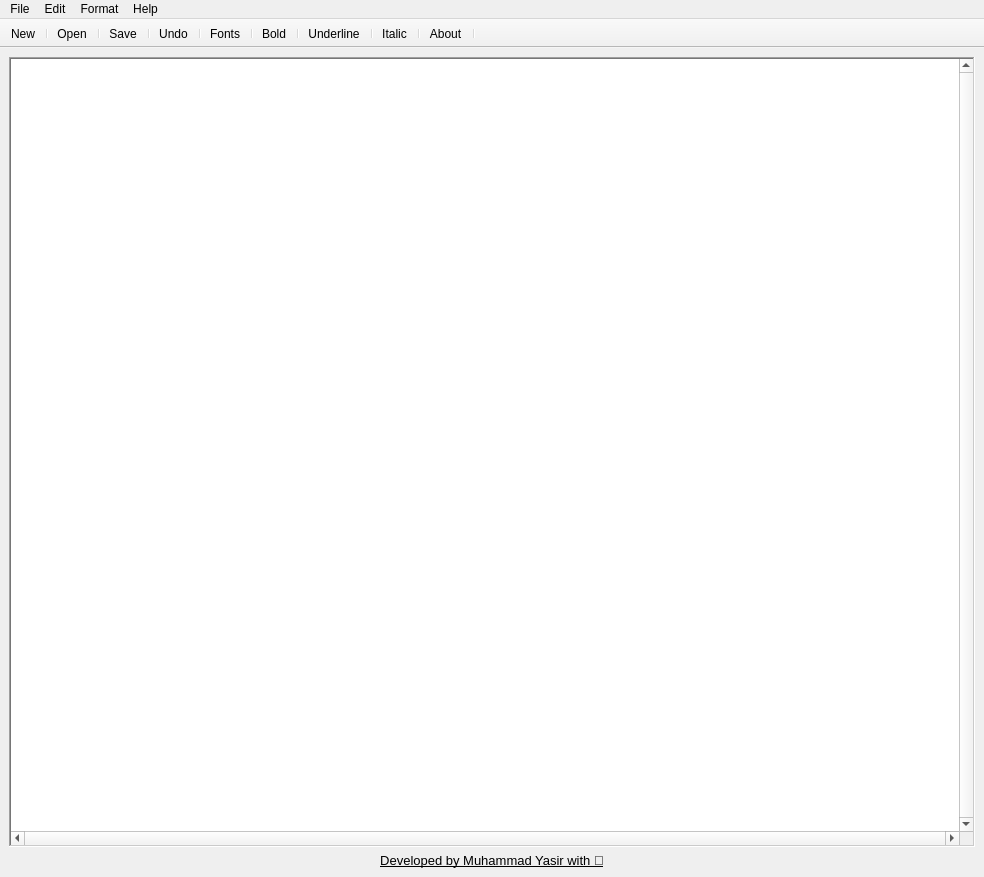
<?xml version="1.0" encoding="UTF-8"?>
<ui version="4.0">
 <class>main</class>
 <widget class="QMainWindow" name="main">
  <property name="enabled">
   <bool>true</bool>
  </property>
  <property name="geometry">
   <rect>
    <x>0</x>
    <y>0</y>
    <width>984</width>
    <height>877</height>
   </rect>
  </property>
  <property name="font">
   <font>
    <weight>50</weight>
    <bold>false</bold>
    <underline>false</underline>
    <stylestrategy>PreferDefault</stylestrategy>
    <kerning>true</kerning>
   </font>
  </property>
  <property name="windowTitle">
   <string>My Note</string>
  </property>
  <property name="windowIcon">
   <iconset>
    <normaloff>My.ico</normaloff>My.ico</iconset>
  </property>
  <widget class="QWidget" name="centralwidget">
   <layout class="QGridLayout" name="gridLayout">
    <item row="1" column="0">
     <widget class="QLabel" name="flbl">
      <property name="font">
       <font>
        <pointsize>10</pointsize>
        <weight>50</weight>
        <italic>false</italic>
        <bold>false</bold>
        <underline>true</underline>
        <stylestrategy>PreferDefault</stylestrategy>
       </font>
      </property>
      <property name="layoutDirection">
       <enum>Qt::LeftToRight</enum>
      </property>
      <property name="frameShape">
       <enum>QFrame::NoFrame</enum>
      </property>
      <property name="text">
       <string>Developed by Muhammad Yasir with 💖</string>
      </property>
      <property name="scaledContents">
       <bool>false</bool>
      </property>
      <property name="alignment">
       <set>Qt::AlignCenter</set>
      </property>
      <property name="wordWrap">
       <bool>true</bool>
      </property>
     </widget>
    </item>
    <item row="0" column="0">
     <widget class="QTextEdit" name="txtbox">
      <property name="font">
       <font>
        <pointsize>12</pointsize>
       </font>
      </property>
      <property name="mouseTracking">
       <bool>false</bool>
      </property>
      <property name="autoFillBackground">
       <bool>false</bool>
      </property>
      <property name="frameShape">
       <enum>QFrame::WinPanel</enum>
      </property>
      <property name="frameShadow">
       <enum>QFrame::Sunken</enum>
      </property>
      <property name="verticalScrollBarPolicy">
       <enum>Qt::ScrollBarAlwaysOn</enum>
      </property>
      <property name="horizontalScrollBarPolicy">
       <enum>Qt::ScrollBarAlwaysOn</enum>
      </property>
     </widget>
    </item>
   </layout>
  </widget>
  <widget class="QMenuBar" name="menubar">
   <property name="geometry">
    <rect>
     <x>0</x>
     <y>0</y>
     <width>984</width>
     <height>26</height>
    </rect>
   </property>
   <widget class="QMenu" name="menuFile">
    <property name="title">
     <string>File</string>
    </property>
    <addaction name="actionNew"/>
    <addaction name="actionNew_Window"/>
    <addaction name="actionOpen"/>
    <addaction name="actionSave"/>
    <addaction name="actionSave_as"/>
    <addaction name="separator"/>
    <addaction name="actionPrint"/>
    <addaction name="separator"/>
    <addaction name="actionExit"/>
   </widget>
   <widget class="QMenu" name="menuEdit">
    <property name="title">
     <string>Edit</string>
    </property>
    <addaction name="actionUndo"/>
    <addaction name="separator"/>
    <addaction name="actionCut"/>
    <addaction name="actionCopy"/>
    <addaction name="actionPaste"/>
    <addaction name="actionDelete"/>
    <addaction name="separator"/>
    <addaction name="actionSelect_all"/>
   </widget>
   <widget class="QMenu" name="menuFormat">
    <property name="title">
     <string>Format</string>
    </property>
    <addaction name="actionWord_wrap"/>
    <addaction name="fonts"/>
   </widget>
   <widget class="QMenu" name="menuHelp">
    <property name="title">
     <string>Help</string>
    </property>
    <addaction name="separator"/>
    <addaction name="actionNote_Text"/>
   </widget>
   <addaction name="menuFile"/>
   <addaction name="menuEdit"/>
   <addaction name="menuFormat"/>
   <addaction name="menuHelp"/>
  </widget>
  <widget class="QToolBar" name="toolBar">
   <property name="windowTitle">
    <string>toolBar</string>
   </property>
   <property name="movable">
    <bool>false</bool>
   </property>
   <property name="allowedAreas">
    <set>Qt::TopToolBarArea</set>
   </property>
   <property name="toolButtonStyle">
    <enum>Qt::ToolButtonTextUnderIcon</enum>
   </property>
   <property name="floatable">
    <bool>false</bool>
   </property>
   <attribute name="toolBarArea">
    <enum>TopToolBarArea</enum>
   </attribute>
   <attribute name="toolBarBreak">
    <bool>false</bool>
   </attribute>
   <addaction name="actionNew"/>
   <addaction name="separator"/>
   <addaction name="actionOpen"/>
   <addaction name="separator"/>
   <addaction name="actionSave"/>
   <addaction name="separator"/>
   <addaction name="actionUndo"/>
   <addaction name="separator"/>
   <addaction name="fonts"/>
   <addaction name="separator"/>
   <addaction name="actionBold"/>
   <addaction name="separator"/>
   <addaction name="actionUnderline"/>
   <addaction name="separator"/>
   <addaction name="actionItalic"/>
   <addaction name="separator"/>
   <addaction name="actionNote_Text"/>
   <addaction name="separator"/>
  </widget>
  <action name="actionNote_Text">
   <property name="icon">
    <iconset>
     <normaloff>../../fugue-icons-3.5.6/icons/question-octagon-frame.png</normaloff>../../fugue-icons-3.5.6/icons/question-octagon-frame.png</iconset>
   </property>
   <property name="text">
    <string>About</string>
   </property>
  </action>
  <action name="actionWord_wrap">
   <property name="checkable">
    <bool>true</bool>
   </property>
   <property name="checked">
    <bool>true</bool>
   </property>
   <property name="text">
    <string>Word wrap</string>
   </property>
   <property name="font">
    <font>
     <weight>75</weight>
     <bold>true</bold>
    </font>
   </property>
  </action>
  <action name="fonts">
   <property name="icon">
    <iconset>
     <normaloff>../../diagona-icons-1.0/icons/16/018.png</normaloff>../../diagona-icons-1.0/icons/16/018.png</iconset>
   </property>
   <property name="text">
    <string>Fonts</string>
   </property>
   <property name="menuRole">
    <enum>QAction::TextHeuristicRole</enum>
   </property>
  </action>
  <action name="actionUndo">
   <property name="icon">
    <iconset>
     <normaloff>../../diagona-icons-1.0/icons/16/118.png</normaloff>../../diagona-icons-1.0/icons/16/118.png</iconset>
   </property>
   <property name="text">
    <string>Undo</string>
   </property>
   <property name="shortcut">
    <string>Ctrl+Z</string>
   </property>
  </action>
  <action name="actionCut">
   <property name="text">
    <string>Cut</string>
   </property>
   <property name="shortcut">
    <string>Ctrl+X</string>
   </property>
  </action>
  <action name="actionCopy">
   <property name="text">
    <string>Copy</string>
   </property>
   <property name="shortcut">
    <string>Ctrl+C</string>
   </property>
  </action>
  <action name="actionPaste">
   <property name="text">
    <string>Paste</string>
   </property>
   <property name="shortcut">
    <string>Ctrl+V</string>
   </property>
  </action>
  <action name="actionDelete">
   <property name="icon">
    <iconset>
     <normaloff>../../feather/delete.svg</normaloff>../../feather/delete.svg</iconset>
   </property>
   <property name="text">
    <string>Delete</string>
   </property>
   <property name="shortcut">
    <string>Del</string>
   </property>
  </action>
  <action name="actionSelect_all">
   <property name="text">
    <string>Select all</string>
   </property>
  </action>
  <action name="actionNew">
   <property name="icon">
    <iconset>
     <normaloff>../../diagona-icons-1.0/icons/16/103.png</normaloff>../../diagona-icons-1.0/icons/16/103.png</iconset>
   </property>
   <property name="text">
    <string>New</string>
   </property>
   <property name="shortcut">
    <string>Ctrl+N</string>
   </property>
  </action>
  <action name="actionNew_Window">
   <property name="text">
    <string>New Window</string>
   </property>
   <property name="shortcut">
    <string>Ctrl+Shift+N</string>
   </property>
  </action>
  <action name="actionOpen">
   <property name="icon">
    <iconset>
     <normaloff>../../diagona-icons-1.0/icons/16/046.png</normaloff>../../diagona-icons-1.0/icons/16/046.png</iconset>
   </property>
   <property name="text">
    <string>Open</string>
   </property>
   <property name="shortcut">
    <string>Ctrl+O</string>
   </property>
  </action>
  <action name="actionSave">
   <property name="icon">
    <iconset>
     <normaloff>../../diagona-icons-1.0/icons/16/096.png</normaloff>../../diagona-icons-1.0/icons/16/096.png</iconset>
   </property>
   <property name="text">
    <string>Save</string>
   </property>
   <property name="shortcut">
    <string>Ctrl+S</string>
   </property>
  </action>
  <action name="actionSave_as">
   <property name="text">
    <string>Save as</string>
   </property>
   <property name="shortcut">
    <string>Ctrl+Shift+S</string>
   </property>
  </action>
  <action name="actionPrint">
   <property name="icon">
    <iconset>
     <normaloff>../../diagona-icons-1.0/icons/16/062.png</normaloff>../../diagona-icons-1.0/icons/16/062.png</iconset>
   </property>
   <property name="text">
    <string>Print</string>
   </property>
   <property name="shortcut">
    <string>Ctrl+P</string>
   </property>
  </action>
  <action name="actionExit">
   <property name="text">
    <string>Exit</string>
   </property>
   <property name="shortcut">
    <string>Ctrl+Q</string>
   </property>
  </action>
  <action name="actionBold">
   <property name="icon">
    <iconset>
     <normaloff>../../feather/bold.svg</normaloff>../../feather/bold.svg</iconset>
   </property>
   <property name="text">
    <string>Bold</string>
   </property>
   <property name="shortcut">
    <string>Ctrl+B</string>
   </property>
  </action>
  <action name="actionUnderline">
   <property name="icon">
    <iconset>
     <normaloff>../../feather/underline.svg</normaloff>../../feather/underline.svg</iconset>
   </property>
   <property name="text">
    <string>Underline</string>
   </property>
   <property name="shortcut">
    <string>Ctrl+U</string>
   </property>
  </action>
  <action name="actionItalic">
   <property name="icon">
    <iconset>
     <normaloff>../../feather/italic.svg</normaloff>../../feather/italic.svg</iconset>
   </property>
   <property name="text">
    <string>Italic</string>
   </property>
   <property name="shortcut">
    <string>Ctrl+I</string>
   </property>
  </action>
 </widget>
 <resources/>
 <connections/>
</ui>
